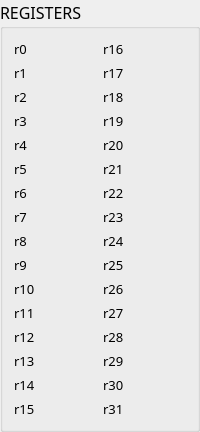
    <widget class="QGroupBox" name="Registers">
     <property name="sizePolicy">
      <sizepolicy hsizetype="Preferred" vsizetype="Preferred">
       <horstretch>0</horstretch>
       <verstretch>0</verstretch>
      </sizepolicy>
     </property>
     <property name="font">
      <font>
       <family>微软雅黑</family>
       <pointsize>12</pointsize>
      </font>
     </property>
     <property name="title">
      <string>REGISTERS</string>
     </property>
     <layout class="QGridLayout" name="gridLayout_6">
      <item row="0" column="0">
       <layout class="QHBoxLayout" name="horizontalLayout_8">
        <item>
         <layout class="QHBoxLayout" name="exe_d_6">
          <item>
           <widget class="QLabel" name="label_45">
            <property name="font">
             <font>
              <family>微软雅黑</family>
              <pointsize>10</pointsize>
             </font>
            </property>
            <property name="text">
             <string>r0</string>
            </property>
           </widget>
          </item>
          <item>
           <widget class="QLabel" name="register0">
            <property name="font">
             <font>
              <family>微软雅黑</family>
              <pointsize>10</pointsize>
             </font>
            </property>
            <property name="text">
             <string/>
            </property>
            <property name="alignment">
             <set>Qt::AlignRight|Qt::AlignTrailing|Qt::AlignVCenter</set>
            </property>
           </widget>
          </item>
         </layout>
        </item>
        <item>
         <layout class="QHBoxLayout" name="exe_d_34">
          <item>
           <widget class="QLabel" name="label_73">
            <property name="font">
             <font>
              <family>微软雅黑</family>
              <pointsize>10</pointsize>
             </font>
            </property>
            <property name="text">
             <string>r16</string>
            </property>
           </widget>
          </item>
          <item>
           <widget class="QLabel" name="register16">
            <property name="font">
             <font>
              <family>微软雅黑</family>
              <pointsize>10</pointsize>
             </font>
            </property>
            <property name="text">
             <string/>
            </property>
            <property name="alignment">
             <set>Qt::AlignRight|Qt::AlignTrailing|Qt::AlignVCenter</set>
            </property>
           </widget>
          </item>
         </layout>
        </item>
       </layout>
      </item>
      <item row="1" column="0">
       <layout class="QHBoxLayout" name="horizontalLayout_9">
        <item>
         <layout class="QHBoxLayout" name="exe_d_9">
          <item>
           <widget class="QLabel" name="label_48">
            <property name="font">
             <font>
              <family>微软雅黑</family>
              <pointsize>10</pointsize>
             </font>
            </property>
            <property name="text">
             <string>r1</string>
            </property>
           </widget>
          </item>
          <item>
           <widget class="QLabel" name="register1">
            <property name="font">
             <font>
              <family>微软雅黑</family>
              <pointsize>10</pointsize>
             </font>
            </property>
            <property name="text">
             <string/>
            </property>
            <property name="alignment">
             <set>Qt::AlignRight|Qt::AlignTrailing|Qt::AlignVCenter</set>
            </property>
           </widget>
          </item>
         </layout>
        </item>
        <item>
         <layout class="QHBoxLayout" name="exe_d_36">
          <item>
           <widget class="QLabel" name="label_75">
            <property name="font">
             <font>
              <family>微软雅黑</family>
              <pointsize>10</pointsize>
             </font>
            </property>
            <property name="text">
             <string>r17</string>
            </property>
           </widget>
          </item>
          <item>
           <widget class="QLabel" name="register17">
            <property name="font">
             <font>
              <family>微软雅黑</family>
              <pointsize>10</pointsize>
             </font>
            </property>
            <property name="text">
             <string/>
            </property>
            <property name="alignment">
             <set>Qt::AlignRight|Qt::AlignTrailing|Qt::AlignVCenter</set>
            </property>
           </widget>
          </item>
         </layout>
        </item>
       </layout>
      </item>
      <item row="2" column="0">
       <layout class="QHBoxLayout" name="horizontalLayout_10">
        <item>
         <layout class="QHBoxLayout" name="exe_d_10">
          <item>
           <widget class="QLabel" name="label_49">
            <property name="font">
             <font>
              <family>微软雅黑</family>
              <pointsize>10</pointsize>
             </font>
            </property>
            <property name="text">
             <string>r2</string>
            </property>
           </widget>
          </item>
          <item>
           <widget class="QLabel" name="register2">
            <property name="font">
             <font>
              <family>微软雅黑</family>
              <pointsize>10</pointsize>
             </font>
            </property>
            <property name="text">
             <string/>
            </property>
            <property name="alignment">
             <set>Qt::AlignRight|Qt::AlignTrailing|Qt::AlignVCenter</set>
            </property>
           </widget>
          </item>
         </layout>
        </item>
        <item>
         <layout class="QHBoxLayout" name="exe_d_37">
          <item>
           <widget class="QLabel" name="label_76">
            <property name="font">
             <font>
              <family>微软雅黑</family>
              <pointsize>10</pointsize>
             </font>
            </property>
            <property name="text">
             <string>r18</string>
            </property>
           </widget>
          </item>
          <item>
           <widget class="QLabel" name="register18">
            <property name="font">
             <font>
              <family>微软雅黑</family>
              <pointsize>10</pointsize>
             </font>
            </property>
            <property name="text">
             <string/>
            </property>
            <property name="alignment">
             <set>Qt::AlignRight|Qt::AlignTrailing|Qt::AlignVCenter</set>
            </property>
           </widget>
          </item>
         </layout>
        </item>
       </layout>
      </item>
      <item row="3" column="0">
       <layout class="QHBoxLayout" name="horizontalLayout_14">
        <item>
         <layout class="QHBoxLayout" name="exe_d_11">
          <item>
           <widget class="QLabel" name="label_50">
            <property name="font">
             <font>
              <family>微软雅黑</family>
              <pointsize>10</pointsize>
             </font>
            </property>
            <property name="text">
             <string>r3</string>
            </property>
           </widget>
          </item>
          <item>
           <widget class="QLabel" name="register3">
            <property name="font">
             <font>
              <family>微软雅黑</family>
              <pointsize>10</pointsize>
             </font>
            </property>
            <property name="text">
             <string/>
            </property>
            <property name="alignment">
             <set>Qt::AlignRight|Qt::AlignTrailing|Qt::AlignVCenter</set>
            </property>
           </widget>
          </item>
         </layout>
        </item>
        <item>
         <layout class="QHBoxLayout" name="exe_d_38">
          <item>
           <widget class="QLabel" name="label_77">
            <property name="font">
             <font>
              <family>微软雅黑</family>
              <pointsize>10</pointsize>
             </font>
            </property>
            <property name="text">
             <string>r19</string>
            </property>
           </widget>
          </item>
          <item>
           <widget class="QLabel" name="register19">
            <property name="font">
             <font>
              <family>微软雅黑</family>
              <pointsize>10</pointsize>
             </font>
            </property>
            <property name="text">
             <string/>
            </property>
            <property name="alignment">
             <set>Qt::AlignRight|Qt::AlignTrailing|Qt::AlignVCenter</set>
            </property>
           </widget>
          </item>
         </layout>
        </item>
       </layout>
      </item>
      <item row="4" column="0">
       <layout class="QHBoxLayout" name="horizontalLayout_15">
        <item>
         <layout class="QHBoxLayout" name="exe_d_12">
          <item>
           <widget class="QLabel" name="label_51">
            <property name="font">
             <font>
              <family>微软雅黑</family>
              <pointsize>10</pointsize>
             </font>
            </property>
            <property name="text">
             <string>r4</string>
            </property>
           </widget>
          </item>
          <item>
           <widget class="QLabel" name="register4">
            <property name="font">
             <font>
              <family>微软雅黑</family>
              <pointsize>10</pointsize>
             </font>
            </property>
            <property name="text">
             <string/>
            </property>
            <property name="alignment">
             <set>Qt::AlignRight|Qt::AlignTrailing|Qt::AlignVCenter</set>
            </property>
           </widget>
          </item>
         </layout>
        </item>
        <item>
         <layout class="QHBoxLayout" name="exe_d_39">
          <item>
           <widget class="QLabel" name="label_78">
            <property name="font">
             <font>
              <family>微软雅黑</family>
              <pointsize>10</pointsize>
             </font>
            </property>
            <property name="text">
             <string>r20</string>
            </property>
           </widget>
          </item>
          <item>
           <widget class="QLabel" name="register20">
            <property name="font">
             <font>
              <family>微软雅黑</family>
              <pointsize>10</pointsize>
             </font>
            </property>
            <property name="text">
             <string/>
            </property>
            <property name="alignment">
             <set>Qt::AlignRight|Qt::AlignTrailing|Qt::AlignVCenter</set>
            </property>
           </widget>
          </item>
         </layout>
        </item>
       </layout>
      </item>
      <item row="5" column="0">
       <layout class="QHBoxLayout" name="horizontalLayout_16">
        <item>
         <layout class="QHBoxLayout" name="exe_d_13">
          <item>
           <widget class="QLabel" name="label_52">
            <property name="font">
             <font>
              <family>微软雅黑</family>
              <pointsize>10</pointsize>
             </font>
            </property>
            <property name="text">
             <string>r5</string>
            </property>
           </widget>
          </item>
          <item>
           <widget class="QLabel" name="register5">
            <property name="font">
             <font>
              <family>微软雅黑</family>
              <pointsize>10</pointsize>
             </font>
            </property>
            <property name="text">
             <string/>
            </property>
            <property name="alignment">
             <set>Qt::AlignRight|Qt::AlignTrailing|Qt::AlignVCenter</set>
            </property>
           </widget>
          </item>
         </layout>
        </item>
        <item>
         <layout class="QHBoxLayout" name="exe_d_40">
          <item>
           <widget class="QLabel" name="label_79">
            <property name="font">
             <font>
              <family>微软雅黑</family>
              <pointsize>10</pointsize>
             </font>
            </property>
            <property name="text">
             <string>r21</string>
            </property>
           </widget>
          </item>
          <item>
           <widget class="QLabel" name="register21">
            <property name="font">
             <font>
              <family>微软雅黑</family>
              <pointsize>10</pointsize>
             </font>
            </property>
            <property name="text">
             <string/>
            </property>
            <property name="alignment">
             <set>Qt::AlignRight|Qt::AlignTrailing|Qt::AlignVCenter</set>
            </property>
           </widget>
          </item>
         </layout>
        </item>
       </layout>
      </item>
      <item row="6" column="0">
       <layout class="QHBoxLayout" name="horizontalLayout_17">
        <item>
         <layout class="QHBoxLayout" name="exe_d_15">
          <item>
           <widget class="QLabel" name="label_54">
            <property name="font">
             <font>
              <family>微软雅黑</family>
              <pointsize>10</pointsize>
             </font>
            </property>
            <property name="text">
             <string>r6</string>
            </property>
           </widget>
          </item>
          <item>
           <widget class="QLabel" name="register6">
            <property name="font">
             <font>
              <family>微软雅黑</family>
              <pointsize>10</pointsize>
             </font>
            </property>
            <property name="text">
             <string/>
            </property>
            <property name="alignment">
             <set>Qt::AlignRight|Qt::AlignTrailing|Qt::AlignVCenter</set>
            </property>
           </widget>
          </item>
         </layout>
        </item>
        <item>
         <layout class="QHBoxLayout" name="exe_d_41">
          <item>
           <widget class="QLabel" name="label_80">
            <property name="font">
             <font>
              <family>微软雅黑</family>
              <pointsize>10</pointsize>
             </font>
            </property>
            <property name="text">
             <string>r22</string>
            </property>
           </widget>
          </item>
          <item>
           <widget class="QLabel" name="register22">
            <property name="font">
             <font>
              <family>微软雅黑</family>
              <pointsize>10</pointsize>
             </font>
            </property>
            <property name="text">
             <string/>
            </property>
            <property name="alignment">
             <set>Qt::AlignRight|Qt::AlignTrailing|Qt::AlignVCenter</set>
            </property>
           </widget>
          </item>
         </layout>
        </item>
       </layout>
      </item>
      <item row="7" column="0">
       <layout class="QHBoxLayout" name="horizontalLayout_18">
        <item>
         <layout class="QHBoxLayout" name="exe_d_16">
          <item>
           <widget class="QLabel" name="label_55">
            <property name="font">
             <font>
              <family>微软雅黑</family>
              <pointsize>10</pointsize>
             </font>
            </property>
            <property name="text">
             <string>r7</string>
            </property>
           </widget>
          </item>
          <item>
           <widget class="QLabel" name="register7">
            <property name="font">
             <font>
              <family>微软雅黑</family>
              <pointsize>10</pointsize>
             </font>
            </property>
            <property name="text">
             <string/>
            </property>
            <property name="alignment">
             <set>Qt::AlignRight|Qt::AlignTrailing|Qt::AlignVCenter</set>
            </property>
           </widget>
          </item>
         </layout>
        </item>
        <item>
         <layout class="QHBoxLayout" name="exe_d_42">
          <item>
           <widget class="QLabel" name="label_81">
            <property name="font">
             <font>
              <family>微软雅黑</family>
              <pointsize>10</pointsize>
             </font>
            </property>
            <property name="text">
             <string>r23</string>
            </property>
           </widget>
          </item>
          <item>
           <widget class="QLabel" name="register23">
            <property name="font">
             <font>
              <family>微软雅黑</family>
              <pointsize>10</pointsize>
             </font>
            </property>
            <property name="text">
             <string/>
            </property>
            <property name="alignment">
             <set>Qt::AlignRight|Qt::AlignTrailing|Qt::AlignVCenter</set>
            </property>
           </widget>
          </item>
         </layout>
        </item>
       </layout>
      </item>
      <item row="8" column="0">
       <layout class="QHBoxLayout" name="horizontalLayout_19">
        <item>
         <layout class="QHBoxLayout" name="exe_d_17">
          <item>
           <widget class="QLabel" name="label_56">
            <property name="font">
             <font>
              <family>微软雅黑</family>
              <pointsize>10</pointsize>
             </font>
            </property>
            <property name="text">
             <string>r8</string>
            </property>
           </widget>
          </item>
          <item>
           <widget class="QLabel" name="register8">
            <property name="font">
             <font>
              <family>微软雅黑</family>
              <pointsize>10</pointsize>
             </font>
            </property>
            <property name="text">
             <string/>
            </property>
            <property name="alignment">
             <set>Qt::AlignRight|Qt::AlignTrailing|Qt::AlignVCenter</set>
            </property>
           </widget>
          </item>
         </layout>
        </item>
        <item>
         <layout class="QHBoxLayout" name="exe_d_43">
          <item>
           <widget class="QLabel" name="label_82">
            <property name="font">
             <font>
              <family>微软雅黑</family>
              <pointsize>10</pointsize>
             </font>
            </property>
            <property name="text">
             <string>r24</string>
            </property>
           </widget>
          </item>
          <item>
           <widget class="QLabel" name="register24">
            <property name="font">
             <font>
              <family>微软雅黑</family>
              <pointsize>10</pointsize>
             </font>
            </property>
            <property name="text">
             <string/>
            </property>
            <property name="alignment">
             <set>Qt::AlignRight|Qt::AlignTrailing|Qt::AlignVCenter</set>
            </property>
           </widget>
          </item>
         </layout>
        </item>
       </layout>
      </item>
      <item row="9" column="0">
       <layout class="QHBoxLayout" name="horizontalLayout_20">
        <item>
         <layout class="QHBoxLayout" name="exe_d_18">
          <item>
           <widget class="QLabel" name="label_57">
            <property name="font">
             <font>
              <family>微软雅黑</family>
              <pointsize>10</pointsize>
             </font>
            </property>
            <property name="text">
             <string>r9</string>
            </property>
           </widget>
          </item>
          <item>
           <widget class="QLabel" name="register9">
            <property name="font">
             <font>
              <family>微软雅黑</family>
              <pointsize>10</pointsize>
             </font>
            </property>
            <property name="text">
             <string/>
            </property>
            <property name="alignment">
             <set>Qt::AlignRight|Qt::AlignTrailing|Qt::AlignVCenter</set>
            </property>
           </widget>
          </item>
         </layout>
        </item>
        <item>
         <layout class="QHBoxLayout" name="exe_d_44">
          <item>
           <widget class="QLabel" name="label_83">
            <property name="font">
             <font>
              <family>微软雅黑</family>
              <pointsize>10</pointsize>
             </font>
            </property>
            <property name="text">
             <string>r25</string>
            </property>
           </widget>
          </item>
          <item>
           <widget class="QLabel" name="register25">
            <property name="font">
             <font>
              <family>微软雅黑</family>
              <pointsize>10</pointsize>
             </font>
            </property>
            <property name="text">
             <string/>
            </property>
            <property name="alignment">
             <set>Qt::AlignRight|Qt::AlignTrailing|Qt::AlignVCenter</set>
            </property>
           </widget>
          </item>
         </layout>
        </item>
       </layout>
      </item>
      <item row="10" column="0">
       <layout class="QHBoxLayout" name="horizontalLayout_21">
        <item>
         <layout class="QHBoxLayout" name="exe_d_29">
          <item>
           <widget class="QLabel" name="label_68">
            <property name="font">
             <font>
              <family>微软雅黑</family>
              <pointsize>10</pointsize>
             </font>
            </property>
            <property name="text">
             <string>r10</string>
            </property>
           </widget>
          </item>
          <item>
           <widget class="QLabel" name="register10">
            <property name="font">
             <font>
              <family>微软雅黑</family>
              <pointsize>10</pointsize>
             </font>
            </property>
            <property name="text">
             <string/>
            </property>
            <property name="alignment">
             <set>Qt::AlignRight|Qt::AlignTrailing|Qt::AlignVCenter</set>
            </property>
           </widget>
          </item>
         </layout>
        </item>
        <item>
         <layout class="QHBoxLayout" name="exe_d_45">
          <item>
           <widget class="QLabel" name="label_84">
            <property name="font">
             <font>
              <family>微软雅黑</family>
              <pointsize>10</pointsize>
             </font>
            </property>
            <property name="text">
             <string>r26</string>
            </property>
           </widget>
          </item>
          <item>
           <widget class="QLabel" name="register26">
            <property name="font">
             <font>
              <family>微软雅黑</family>
              <pointsize>10</pointsize>
             </font>
            </property>
            <property name="text">
             <string/>
            </property>
            <property name="alignment">
             <set>Qt::AlignRight|Qt::AlignTrailing|Qt::AlignVCenter</set>
            </property>
           </widget>
          </item>
         </layout>
        </item>
       </layout>
      </item>
      <item row="11" column="0">
       <layout class="QHBoxLayout" name="horizontalLayout_22">
        <item>
         <layout class="QHBoxLayout" name="exe_d_30">
          <item>
           <widget class="QLabel" name="label_69">
            <property name="font">
             <font>
              <family>微软雅黑</family>
              <pointsize>10</pointsize>
             </font>
            </property>
            <property name="text">
             <string>r11</string>
            </property>
           </widget>
          </item>
          <item>
           <widget class="QLabel" name="register11">
            <property name="font">
             <font>
              <family>微软雅黑</family>
              <pointsize>10</pointsize>
             </font>
            </property>
            <property name="text">
             <string/>
            </property>
            <property name="alignment">
             <set>Qt::AlignRight|Qt::AlignTrailing|Qt::AlignVCenter</set>
            </property>
           </widget>
          </item>
         </layout>
        </item>
        <item>
         <layout class="QHBoxLayout" name="exe_d_46">
          <item>
           <widget class="QLabel" name="label_85">
            <property name="font">
             <font>
              <family>微软雅黑</family>
              <pointsize>10</pointsize>
             </font>
            </property>
            <property name="text">
             <string>r27</string>
            </property>
           </widget>
          </item>
          <item>
           <widget class="QLabel" name="register27">
            <property name="font">
             <font>
              <family>微软雅黑</family>
              <pointsize>10</pointsize>
             </font>
            </property>
            <property name="text">
             <string/>
            </property>
            <property name="alignment">
             <set>Qt::AlignRight|Qt::AlignTrailing|Qt::AlignVCenter</set>
            </property>
           </widget>
          </item>
         </layout>
        </item>
       </layout>
      </item>
      <item row="12" column="0">
       <layout class="QHBoxLayout" name="horizontalLayout_23">
        <item>
         <layout class="QHBoxLayout" name="exe_d_31">
          <item>
           <widget class="QLabel" name="label_70">
            <property name="font">
             <font>
              <family>微软雅黑</family>
              <pointsize>10</pointsize>
             </font>
            </property>
            <property name="text">
             <string>r12</string>
            </property>
           </widget>
          </item>
          <item>
           <widget class="QLabel" name="register12">
            <property name="font">
             <font>
              <family>微软雅黑</family>
              <pointsize>10</pointsize>
             </font>
            </property>
            <property name="text">
             <string/>
            </property>
            <property name="alignment">
             <set>Qt::AlignRight|Qt::AlignTrailing|Qt::AlignVCenter</set>
            </property>
           </widget>
          </item>
         </layout>
        </item>
        <item>
         <layout class="QHBoxLayout" name="exe_d_47">
          <item>
           <widget class="QLabel" name="label_86">
            <property name="font">
             <font>
              <family>微软雅黑</family>
              <pointsize>10</pointsize>
             </font>
            </property>
            <property name="text">
             <string>r28</string>
            </property>
           </widget>
          </item>
          <item>
           <widget class="QLabel" name="register28">
            <property name="font">
             <font>
              <family>微软雅黑</family>
              <pointsize>10</pointsize>
             </font>
            </property>
            <property name="text">
             <string/>
            </property>
            <property name="alignment">
             <set>Qt::AlignRight|Qt::AlignTrailing|Qt::AlignVCenter</set>
            </property>
           </widget>
          </item>
         </layout>
        </item>
       </layout>
      </item>
      <item row="13" column="0">
       <layout class="QHBoxLayout" name="horizontalLayout_24">
        <item>
         <layout class="QHBoxLayout" name="exe_d_32">
          <item>
           <widget class="QLabel" name="label_71">
            <property name="font">
             <font>
              <family>微软雅黑</family>
              <pointsize>10</pointsize>
             </font>
            </property>
            <property name="text">
             <string>r13</string>
            </property>
           </widget>
          </item>
          <item>
           <widget class="QLabel" name="register13">
            <property name="font">
             <font>
              <family>微软雅黑</family>
              <pointsize>10</pointsize>
             </font>
            </property>
            <property name="text">
             <string/>
            </property>
            <property name="alignment">
             <set>Qt::AlignRight|Qt::AlignTrailing|Qt::AlignVCenter</set>
            </property>
           </widget>
          </item>
         </layout>
        </item>
        <item>
         <layout class="QHBoxLayout" name="exe_d_48">
          <item>
           <widget class="QLabel" name="label_87">
            <property name="font">
             <font>
              <family>微软雅黑</family>
              <pointsize>10</pointsize>
             </font>
            </property>
            <property name="text">
             <string>r29</string>
            </property>
           </widget>
          </item>
          <item>
           <widget class="QLabel" name="register29">
            <property name="font">
             <font>
              <family>微软雅黑</family>
              <pointsize>10</pointsize>
             </font>
            </property>
            <property name="text">
             <string/>
            </property>
            <property name="alignment">
             <set>Qt::AlignRight|Qt::AlignTrailing|Qt::AlignVCenter</set>
            </property>
           </widget>
          </item>
         </layout>
        </item>
       </layout>
      </item>
      <item row="14" column="0">
       <layout class="QHBoxLayout" name="horizontalLayout_25">
        <item>
         <layout class="QHBoxLayout" name="exe_d_35">
          <item>
           <widget class="QLabel" name="label_74">
            <property name="font">
             <font>
              <family>微软雅黑</family>
              <pointsize>10</pointsize>
             </font>
            </property>
            <property name="text">
             <string>r14</string>
            </property>
           </widget>
          </item>
          <item>
           <widget class="QLabel" name="register14">
            <property name="font">
             <font>
              <family>微软雅黑</family>
              <pointsize>10</pointsize>
             </font>
            </property>
            <property name="text">
             <string/>
            </property>
            <property name="alignment">
             <set>Qt::AlignRight|Qt::AlignTrailing|Qt::AlignVCenter</set>
            </property>
           </widget>
          </item>
         </layout>
        </item>
        <item>
         <layout class="QHBoxLayout" name="exe_d_49">
          <item>
           <widget class="QLabel" name="label_88">
            <property name="font">
             <font>
              <family>微软雅黑</family>
              <pointsize>10</pointsize>
             </font>
            </property>
            <property name="text">
             <string>r30</string>
            </property>
           </widget>
          </item>
          <item>
           <widget class="QLabel" name="register30">
            <property name="font">
             <font>
              <family>微软雅黑</family>
              <pointsize>10</pointsize>
             </font>
            </property>
            <property name="text">
             <string/>
            </property>
            <property name="alignment">
             <set>Qt::AlignRight|Qt::AlignTrailing|Qt::AlignVCenter</set>
            </property>
           </widget>
          </item>
         </layout>
        </item>
       </layout>
      </item>
      <item row="15" column="0">
       <layout class="QHBoxLayout" name="horizontalLayout_26">
        <item>
         <layout class="QHBoxLayout" name="exe_d_33">
          <item>
           <widget class="QLabel" name="label_72">
            <property name="font">
             <font>
              <family>微软雅黑</family>
              <pointsize>10</pointsize>
             </font>
            </property>
            <property name="text">
             <string>r15</string>
            </property>
           </widget>
          </item>
          <item>
           <widget class="QLabel" name="register15">
            <property name="font">
             <font>
              <family>微软雅黑</family>
              <pointsize>10</pointsize>
             </font>
            </property>
            <property name="text">
             <string/>
            </property>
            <property name="alignment">
             <set>Qt::AlignRight|Qt::AlignTrailing|Qt::AlignVCenter</set>
            </property>
           </widget>
          </item>
         </layout>
        </item>
        <item>
         <layout class="QHBoxLayout" name="exe_d_50">
          <item>
           <widget class="QLabel" name="label_89">
            <property name="font">
             <font>
              <family>微软雅黑</family>
              <pointsize>10</pointsize>
             </font>
            </property>
            <property name="text">
             <string>r31</string>
            </property>
           </widget>
          </item>
          <item>
           <widget class="QLabel" name="register31">
            <property name="font">
             <font>
              <family>微软雅黑</family>
              <pointsize>10</pointsize>
             </font>
            </property>
            <property name="text">
             <string/>
            </property>
            <property name="alignment">
             <set>Qt::AlignRight|Qt::AlignTrailing|Qt::AlignVCenter</set>
            </property>
           </widget>
          </item>
         </layout>
        </item>
       </layout>
      </item>
     </layout>
    </widget>
